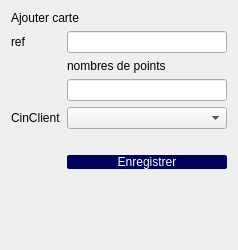
          <widget class="QWidget" name="scrollAreaWidgetContents_9">
           <property name="geometry">
            <rect>
             <x>0</x>
             <y>0</y>
             <width>238</width>
             <height>250</height>
            </rect>
           </property>
           <layout class="QFormLayout" name="formLayout_41">
            <item row="0" column="0" colspan="2">
             <widget class="QLabel" name="label_65">
              <property name="styleSheet">
               <string notr="true">font: 18pt &quot;Nunito Sans&quot;;</string>
              </property>
              <property name="text">
               <string>Ajouter carte</string>
              </property>
             </widget>
            </item>
            <item row="2" column="0">
             <widget class="QLabel" name="label_66">
              <property name="text">
               <string>ref</string>
              </property>
             </widget>
            </item>
            <item row="2" column="1">
             <widget class="QLineEdit" name="lineEdit_refCarte"/>
            </item>
            <item row="3" column="0">
             <widget class="QLabel" name="label_272">
              <property name="text">
               <string/>
              </property>
             </widget>
            </item>
            <item row="4" column="0">
             <widget class="QLabel" name="label_67">
              <property name="text">
               <string/>
              </property>
             </widget>
            </item>
            <item row="6" column="0">
             <widget class="QLabel" name="label_7">
              <property name="text">
               <string>CinClient</string>
              </property>
             </widget>
            </item>
            <item row="6" column="1">
             <widget class="QComboBox" name="comboBox_CinClientA"/>
            </item>
            <item row="9" column="0">
             <widget class="QLabel" name="label_68">
              <property name="text">
               <string/>
              </property>
             </widget>
            </item>
            <item row="11" column="1">
             <widget class="QPushButton" name="Ajouter_Carte">
              <property name="styleSheet">
               <string notr="true">QPushButton
{
	border: 10 px;border-radius: 2px;
background-color: rgb(0, 0, 95);
color:white;
	font: 25 9pt &quot;Nunito&quot;;
}</string>
              </property>
              <property name="text">
               <string>Enregistrer</string>
              </property>
             </widget>
            </item>
            <item row="4" column="1">
             <widget class="QLineEdit" name="lineEdit_nbPoints"/>
            </item>
            <item row="3" column="1">
             <widget class="QLabel" name="label_32">
              <property name="text">
               <string>nombres de points </string>
              </property>
             </widget>
            </item>
           </layout>
          </widget>
